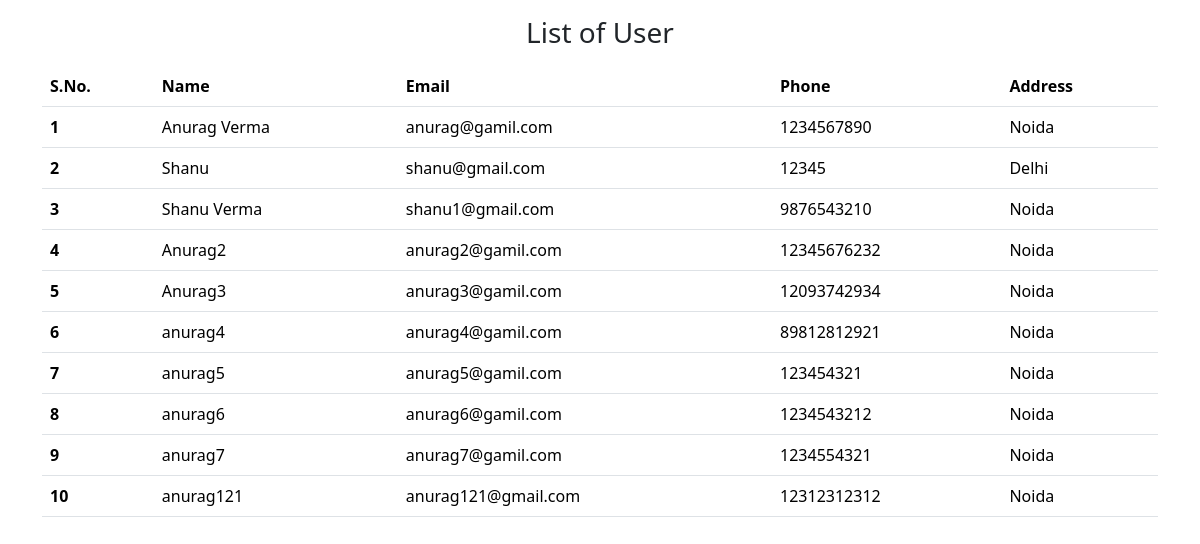
The app's page / (signed in) with its own data.
### registration/models.py (models this page shows, shortened)
class User(models.Model):
    username = models.CharField(max_length=50)
    useremail = models.EmailField(max_length=50)
    userpassword = models.CharField(max_length=30)
    confirmpassword = models.CharField(max_length=30)
    userphone = models.CharField(max_length=10)
    useraddress = models.TextField(max_length=200)

### registration/views.py (the view)
# urls.py: path('', views.homePage, name='home'),
@login_required(login_url='/login/')
def homePage(request):
    user = User.objects.all()
    return render(request, 'home.html', {'user':user})

### templates/home.html (shortened to what this page needs)
<!doctype html>
<html lang="en">
<head>
    <link href="https://cdn.jsdelivr.net/npm/bootstrap@5.3.1/dist/css/bootstrap.min.css" rel="stylesheet"
>
</head>
<body>
    <h3 class="text-center my-3">List of User</h3>
    <div class="container">
        <table class="table table-hover">
            <head>
                <tr>
                    <th scope="col">S.No.</th>
                    <th scope="col">Name</th>
                    <th scope="col">Email</th>
                    <th scope="col">Phone</th>
                    <th scope="col">Address</th>
                </tr>
            </head>
            <tbody>
                {% for u in user %}
                <tr>
                    <th scope="row">{{forloop.counter}}</th>
                    <td>{{u.username}}</td>
                    <td>{{u.useremail}}</td>
                    <td>{{u.userphone}}</td>
                    <td>{{u.useraddress}}</td>
                </tr>
                {% endfor %}
            </tbody>
        </table>
    </div>
</body>
</html>

### records on screen
User: username "Anurag Verma", useremail "anurag@gamil.com", userphone "1234567890", useraddress "Noida"
User: username "Shanu", useremail "shanu@gmail.com", userphone "12345", useraddress "Delhi"
User: username "Shanu Verma", useremail "shanu1@gmail.com", userphone "9876543210", useraddress "Noida"
User: username "Anurag2", useremail "anurag2@gamil.com", userphone "12345676232", useraddress "Noida"
User: username "Anurag3", useremail "anurag3@gamil.com", userphone "12093742934", useraddress "Noida"
User: username "anurag4", useremail "anurag4@gamil.com", userphone "89812812921", useraddress "Noida"
User: username "anurag5", useremail "anurag5@gamil.com", userphone "123454321", useraddress "Noida"
User: username "anurag6", useremail "anurag6@gamil.com", userphone "1234543212", useraddress "Noida"
User: username "anurag7", useremail "anurag7@gamil.com", userphone "1234554321", useraddress "Noida"
User: username "anurag121", useremail "anurag121@gmail.com", userphone "12312312312", useraddress "Noida"
